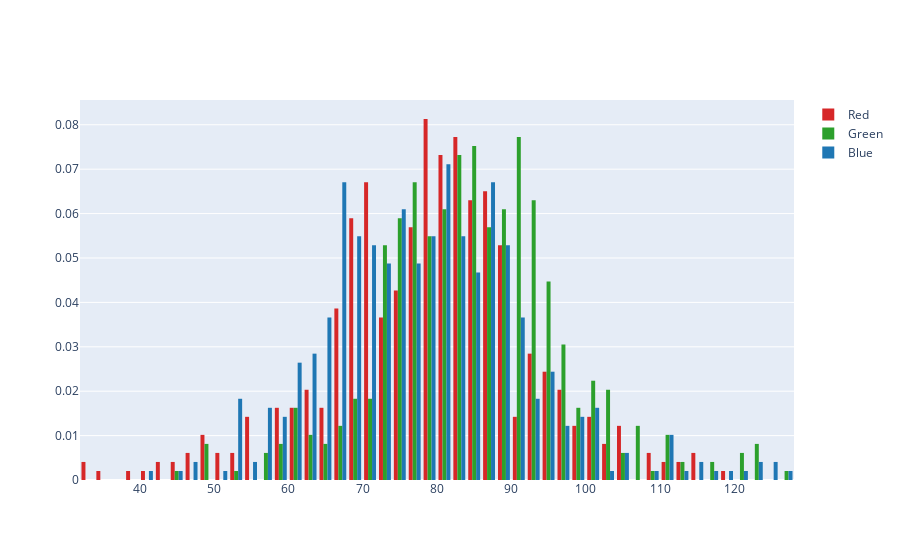

The code cell stored with this chart in its notebook:
### Code cell
import plotly.graph_objects as go

fig = go.Figure()

fig.add_trace(
    go.Histogram(
        x=df_dhs_daylight['R_mean'],
        histnorm='probability',
        name = 'Red',
        marker_color='#d62728',
    )
)

fig.add_trace(
    go.Histogram(
        x=df_dhs_daylight['G_mean'],
        histnorm='probability',
        name = 'Green',
        marker_color='#2ca02c',
    )
)

fig.add_trace(
    go.Histogram(
        x=df_dhs_daylight['B_mean'],
        histnorm='probability',
        name = 'Blue',
        marker_color='#1f77b4',
    )
)

fig.show()

### Figure 1 — Plotly figure (JSON) as saved in the notebook; plotly's stock layout.template omitted (floating-point values rounded to 4 significant figures; data arrays with more than 128 entries replaced by an {"elided": "..."} marker saying what was removed)
{"data": [{"histnorm": "probability", "marker": {"color": "#d62728"}, "name": "Red", "type": "histogram", "x": {"elided": "492 float values"}}, {"histnorm": "probability", "marker": {"color": "#2ca02c"}, "name": "Green", "type": "histogram", "x": {"elided": "492 float values"}}, {"histnorm": "probability", "marker": {"color": "#1f77b4"}, "name": "Blue", "type": "histogram", "x": {"elided": "492 float values"}}], "layout": {}}
